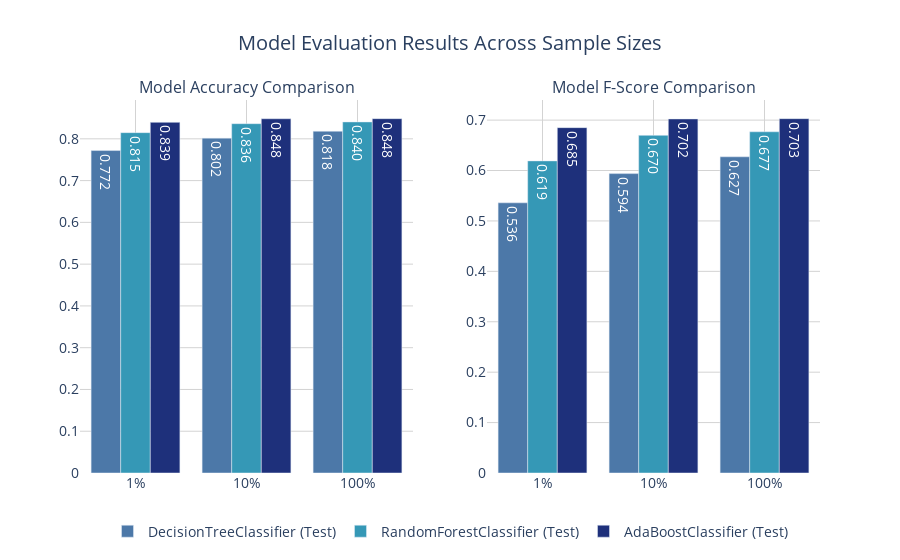

Notebook cell for this chart:
### Markdown cell above
### Implementation: Initial Model Evaluation
In the code cell, you will need to implement the following:
- Import the three supervised learning models you've discussed in the previous section.
- Initialize the three models and store them in `'clf_A'`, `'clf_B'`, and `'clf_C'`.
  - Use a `'random_state'` for each model you use, if provided.
  - **Note:** Use the default settings for each model — you will tune one specific model in a later section.
- Calculate the number of records equal to 1%, 10%, and 100% of the training data.
  - Store those values in `'samples_1'`, `'samples_10'`, and `'samples_100'` respectively.

**Note:** Depending on which algorithms you chose, the following implementation may take some time to run!

### Code cell
import pandas as pd
import plotly.graph_objects as go
from plotly.subplots import make_subplots

# Convert the nested dictionary (results) into a DataFrame
records = []
for clf_name, sample_dict in results.items():
    for i, (sample_size) in enumerate([samples_1, samples_10, samples_100]):
        rec = {
            'Model': clf_name,
            'Sample Size': f"{[1, 10, 100][i]}%",
            'Training Accuracy': sample_dict[i]['acc_train'],
            'Testing Accuracy': sample_dict[i]['acc_test'],
            'Training F-Score': sample_dict[i]['f_train'],
            'Testing F-Score': sample_dict[i]['f_test']
        }
        records.append(rec)

results_df = pd.DataFrame(records)

# Create interactive grouped bar charts using Plotly
fig = make_subplots(
    rows=1, cols=2,
    subplot_titles=("Model Accuracy Comparison", "Model F-Score Comparison")
)

# Colors for consistency
colors = ['#4C78A8', "#3598B6", "#1E307B"]

# Accuracy subplot
for i, model in enumerate(results_df['Model'].unique()):
    df_model = results_df[results_df['Model'] == model]
    fig.add_trace(
        go.Bar(
            x=df_model['Sample Size'], 
            y=df_model['Testing Accuracy'], 
            name=f"{model} (Test)", 
            marker_color=colors[i],
            text=[f"{v:.3f}" for v in df_model['Testing Accuracy']],
            textposition='auto'
        ),
        row=1, col=1
    )

# F-score subplot
for i, model in enumerate(results_df['Model'].unique()):
    df_model = results_df[results_df['Model'] == model]
    fig.add_trace(
        go.Bar(
            x=df_model['Sample Size'], 
            y=df_model['Testing F-Score'], 
            name=f"{model} (Test)", 
            marker_color=colors[i],
            text=[f"{v:.3f}" for v in df_model['Testing F-Score']],
            textposition='auto',
            showlegend=False  # Hide duplicate legends
        ),
        row=1, col=2
    )

# Layout customization
fig.update_layout(
    title_text="Model Evaluation Results Across Sample Sizes",
    title_x=0.5,
    barmode='group',
    plot_bgcolor='white',
    paper_bgcolor='white',
    font=dict(size=14),
    legend=dict(
        orientation="h", 
        yanchor="bottom", 
        y=-0.2, 
        xanchor="center", 
        x=0.5
    )
)

# Gridlines for better readability
fig.update_xaxes(showgrid=True, gridcolor='lightgray')
fig.update_yaxes(showgrid=True, gridcolor='lightgray')

fig.show()

### Figure 1 — Plotly figure (JSON) as saved in the notebook; plotly's stock layout.template omitted (floating-point values rounded to 4 significant figures)
{"data": [{"marker": {"color": "#4C78A8"}, "name": "DecisionTreeClassifier (Test)", "text": ["0.772", "0.802", "0.818"], "textposition": "auto", "type": "bar", "x": ["1%", "10%", "100%"], "xaxis": "x", "y": [0.7719, 0.8017, 0.8182], "yaxis": "y"}, {"marker": {"color": "#3598B6"}, "name": "RandomForestClassifier (Test)", "text": ["0.815", "0.836", "0.840"], "textposition": "auto", "type": "bar", "x": ["1%", "10%", "100%"], "xaxis": "x", "y": [0.8148, 0.8363, 0.8405], "yaxis": "y"}, {"marker": {"color": "#1E307B"}, "name": "AdaBoostClassifier (Test)", "text": ["0.839", "0.848", "0.848"], "textposition": "auto", "type": "bar", "x": ["1%", "10%", "100%"], "xaxis": "x", "y": [0.8395, 0.8481, 0.8483], "yaxis": "y"}, {"marker": {"color": "#4C78A8"}, "name": "DecisionTreeClassifier (Test)", "showlegend": false, "text": ["0.536", "0.594", "0.627"], "textposition": "auto", "type": "bar", "x": ["1%", "10%", "100%"], "xaxis": "x2", "y": [0.536, 0.5939, 0.6273], "yaxis": "y2"}, {"marker": {"color": "#3598B6"}, "name": "RandomForestClassifier (Test)", "showlegend": false, "text": ["0.619", "0.670", "0.677"], "textposition": "auto", "type": "bar", "x": ["1%", "10%", "100%"], "xaxis": "x2", "y": [0.6191, 0.6697, 0.6769], "yaxis": "y2"}, {"marker": {"color": "#1E307B"}, "name": "AdaBoostClassifier (Test)", "showlegend": false, "text": ["0.685", "0.702", "0.703"], "textposition": "auto", "type": "bar", "x": ["1%", "10%", "100%"], "xaxis": "x2", "y": [0.6851, 0.7024, 0.7029], "yaxis": "y2"}], "layout": {"annotations": [{"font": {"size": 16}, "showarrow": false, "text": "Model Accuracy Comparison", "x": 0.225, "xanchor": "center", "xref": "paper", "y": 1, "yanchor": "bottom", "yref": "paper"}, {"font": {"size": 16}, "showarrow": false, "text": "Model F-Score Comparison", "x": 0.775, "xanchor": "center", "xref": "paper", "y": 1, "yanchor": "bottom", "yref": "paper"}], "barmode": "group", "font": {"size": 14}, "legend": {"orientation": "h", "x": 0.5, "xanchor": "center", "y": -0.2, "yanchor": "bottom"}, "paper_bgcolor": "white", "plot_bgcolor": "white", "title": {"text": "Model Evaluation Results Across Sample Sizes", "x": 0.5}, "xaxis": {"anchor": "y", "domain": [0, 0.45], "gridcolor": "lightgray", "showgrid": true}, "xaxis2": {"anchor": "y2", "domain": [0.55, 1], "gridcolor": "lightgray", "showgrid": true}, "yaxis": {"anchor": "x", "domain": [0, 1], "gridcolor": "lightgray", "showgrid": true}, "yaxis2": {"anchor": "x2", "domain": [0, 1], "gridcolor": "lightgray", "showgrid": true}}}
